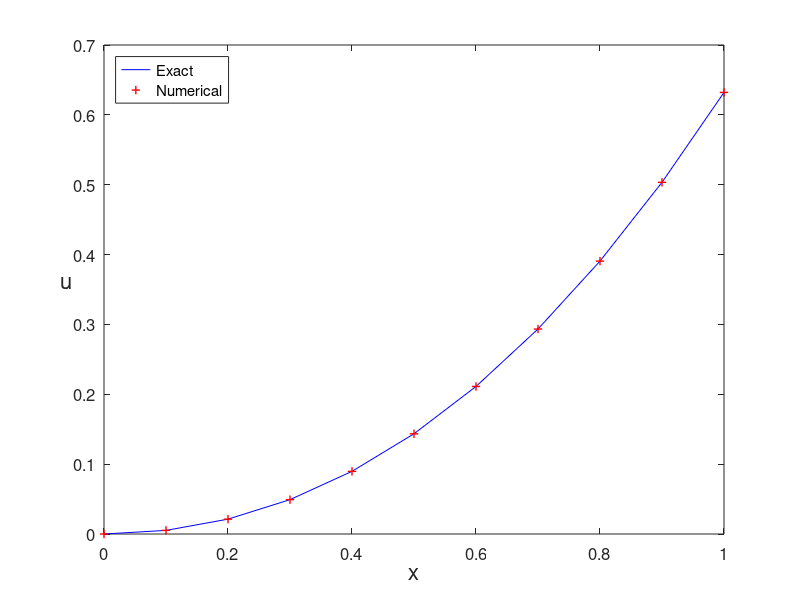

The MATLAB source for this figure:
% RungeKutta.m
% Runge-Kutta method for the ODE model
% u'(x)=x^2+x-u, x in [0,1] 
% Initial condition: u(0)=0 ;
% Exact solution: u(x)=-exp(-x)+x^2-x+1.
clear all;  clf
h=0.1;
x=0:h:1;                     % interval division
N=length(x)-1;
u(1)=0;                      % initial value
fun=@(x,u) x.^2+x-u;         % RHS
for n=1:N
    k1=fun(x(n),u(n));
    k2=fun(x(n)+h./2,u(n)+h.*k1/2);
    k3=fun(x(n)+h./2,u(n)+h.*k2/2);
    k4=fun(x(n)+h,u(n)+h.*k3);
    u(n+1)=u(n)+h.*(k1+2.*k2+2.*k3+k4)./6;
end
ue=-exp(-x)+x.^2-x+1;        % exact solution
plot(x,ue,'b-',x,u,'r+','LineWidth',1)
legend('Exact','Numerical','location','northwest')
% title('Runge-Kutta Method','fontsize',12)
set(gca,'fontsize',12)
xlabel('x','fontsize', 16), ylabel('u','fontsize',16,'Rotation',0)

% print -dpng -r600  RungeKutta.png
